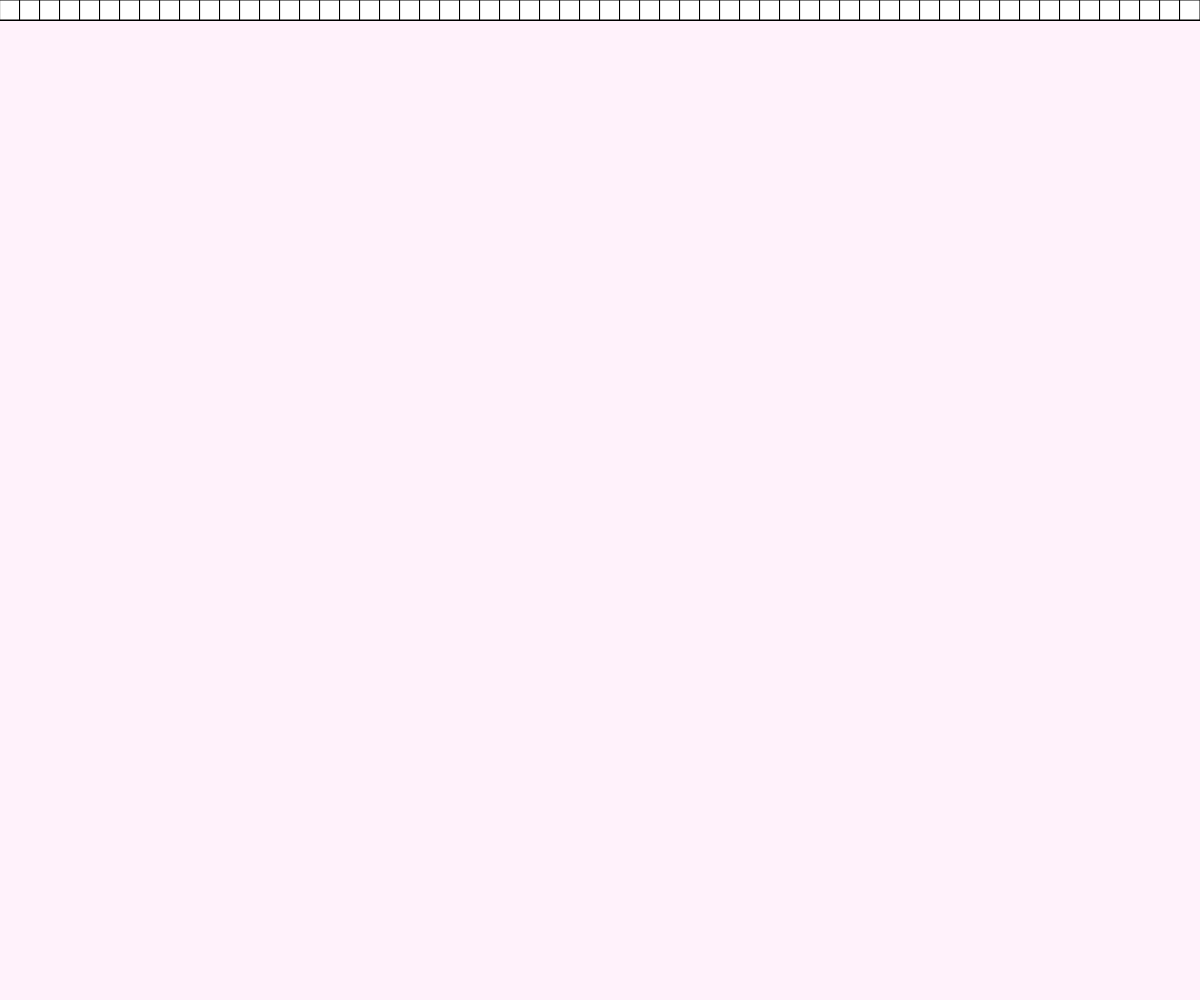
Frame 1 (no input)
Frame 60 (no input): identical to frame 1, image omitted
Frame 120 (the mouse pressed at the canvas centre since frame 60): identical to frame 1, image omitted

The p5.js sketch that drew this single still picture (run headless with seeded random() and noise() and a simulated clock; from frame 60 on, the mouse is pressed at the canvas centre):

// p5.js sketch
// ── sketch.js

function setup() {

  createCanvas(windowWidth,windowHeight);
  background(255,242,251);
}

function draw() {
  //Put draw code here
  for(let m=0; m < width; m = m + 20){
    for(let k=0; k < height; k = k + 20){
      rect(m,0,20);
    }

  }
}
